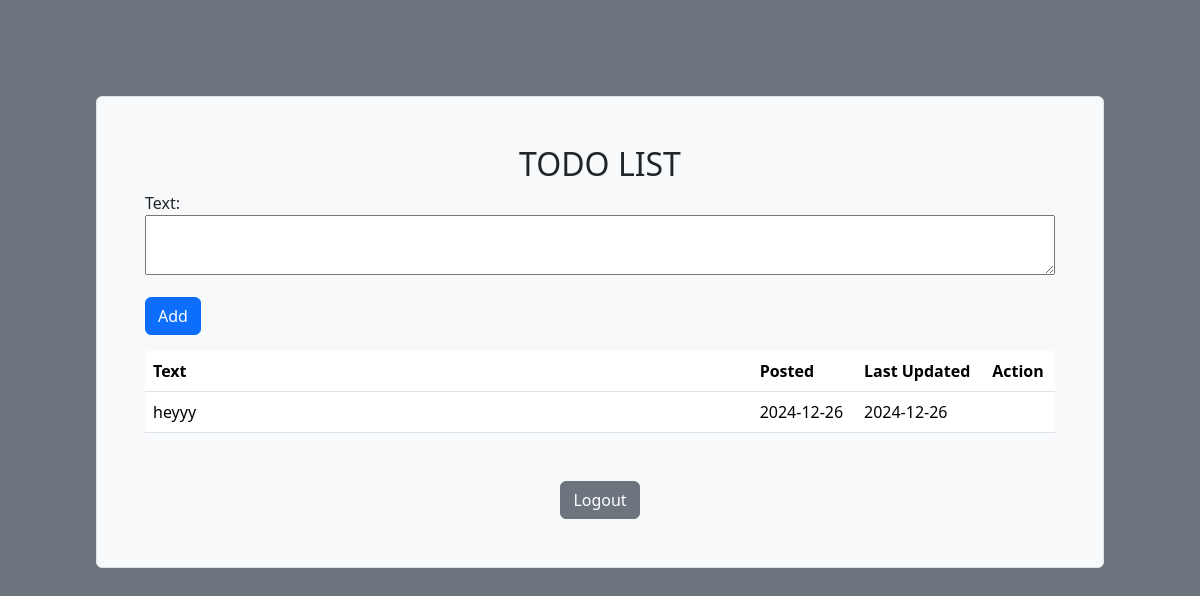
Page /todo/ (signed in) on the earlier database version.
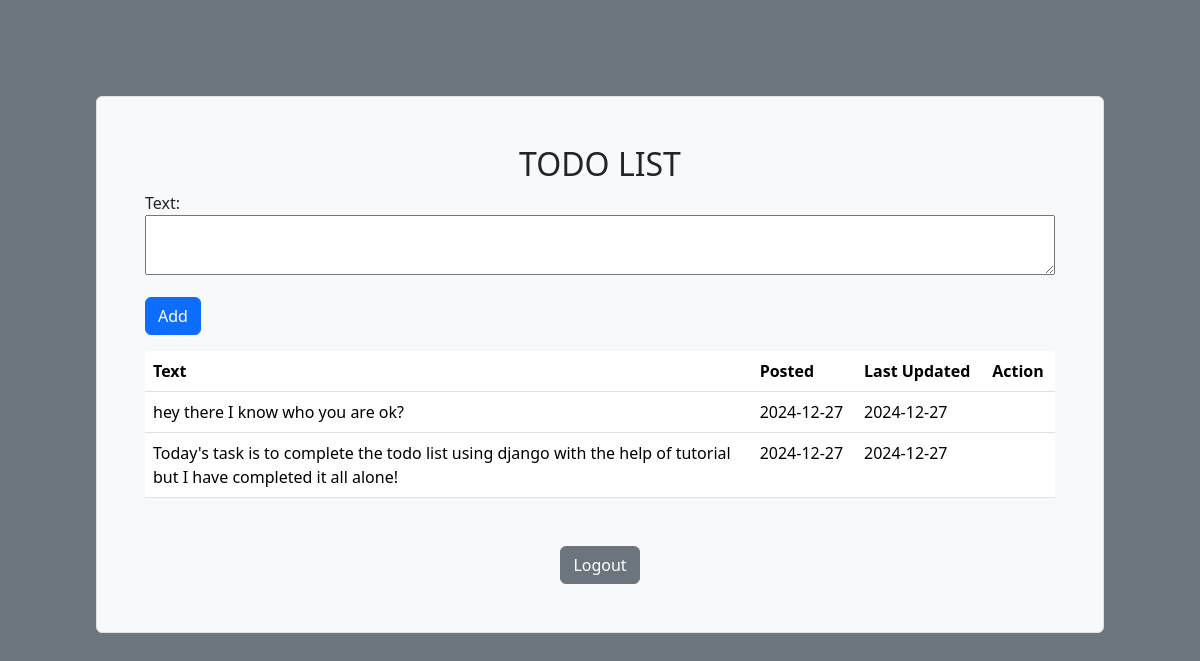
Same page on the later database version.
### todo/models.py (models this page shows, shortened)
class Todo(models.Model):
    text = models.CharField(max_length = 300)
    updated_date = models.DateField(auto_now = True)
    created_date = models.DateField(auto_now_add = True)
    user = models.ForeignKey(User,on_delete= models.CASCADE)

### todo/views.py (the view, shortened to what this page needs)
# urls.py: path('',include('todo.urls'))
@login_required(login_url='login_page')
def todo(request):
    form = TodoForm(request.POST)
    user = request.user
    todos = Todo.objects.all() if user.is_authenticated else []
    form = TodoForm()
    return render(request,'todo.html',{'todos':todos, 'form':form})

### todo/forms.py
class TodoForm(forms.ModelForm):
    text = forms.CharField(widget=forms.Textarea(attrs={"class":"textareafield"}))
    class Meta:
        model = Todo
        fields = ['text']

### todo/templates/todo.html (shortened to what this page needs)
{% extends "index.html" %}
{% block content %}
<div class="border my-5 p-5 bg-light rounded " style="width:63rem">
    <h2 class="d-flex flex-column align-items-center">TODO LIST</h2>
    <form  class="" method="post" action = "{% url 'todo' %}">
        {{form.as_p}}
        <button type="submit" class="btn btn-primary ml-5 mb-3">Add</button>
    </form>
    <table class="table table-hover">
        <thead>
          <tr>
            <th scope="col">Text</th>
            <th scope="col">Posted</th>
            <th scope="col">Last Updated</th>
            <th scope="col">Action</th>
          </tr>
        </thead>
        <tbody>
            {% for todo in todos %}
            <tr>
              <td class="col-md-8">{{todo.text}}</td>
              <td>{{todo.created_date|date:"Y-m-d"}}</td>
              <td>{{todo.updated_date|date:"Y-m-d"}}</td>
              <td><a data-bs-toggle="modal" data-bs-target="#exampleModal-{{todo.id}}"></a> <a  href="{% url 'delete_todo' pk=todo.pk %}"></a></td>
            </tr>
            {% endfor %}
        </tbody>
      </table>
    <div class = "d-flex justify-content-around mt-5">
        <a class="btn btn-secondary" href="{% url 'signout' %}" type = "button" >Logout</a>
    </div>
</div>
{% endblock content %}

### todo/templates/index.html (shortened to what this page needs)
{% load static %}
<!doctype html>
<html lang="en">
  <head>
    <link href="https://cdn.jsdelivr.net/npm/bootstrap@5.3.3/dist/css/bootstrap.min.css" rel="stylesheet">
    <link rel="stylesheet" href="https://unicons.iconscout.com/release/v4.0.8/css/line.css">
    <link rel ="stylesheet" href ="{% static "form.css" %}" >
  </head>
  <body class="bg-secondary">
    <div class="d-flex align-items-center flex-column py-5 " >
        {% block content %}{% endblock content %}
    </div>
  </body>
</html>

### static/form.css (style rules this page uses)
.textareafield { width: 100% !important; height: 60px !important; }

Differences in the rows shown:
removed Todo: text "heyyy", created_date "2024-12-26", updated_date "2024-12-26"
added Todo: text "hey there I know who you are ok?", created_date "2024-12-27", updated_date "2024-12-27"
added Todo: text "Today's task is to complete the todo list using django with the help of tutorial but I have completed it all alone!", created_date "2024-12-27", updated_date "2024-12-27"
